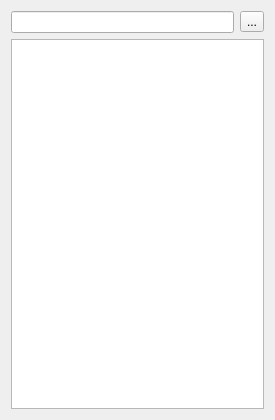
<ui version="4.0" >
 <class>DirectoryViewWidget</class>
 <widget class="QWidget" name="DirectoryViewWidget" >
  <property name="geometry" >
   <rect>
    <x>0</x>
    <y>0</y>
    <width>275</width>
    <height>420</height>
   </rect>
  </property>
  <property name="windowTitle" >
   <string>Form</string>
  </property>
  <layout class="QGridLayout" >
   <item row="0" column="0" >
    <widget class="QLineEdit" name="m_dirLineEdit" />
   </item>
   <item row="0" column="1" >
    <widget class="QToolButton" name="m_openButton" >
     <property name="text" >
      <string>...</string>
     </property>
     <property name="icon" >
      <iconset resource="../qosmic.qrc" >:/icons/silk/folder.xpm</iconset>
     </property>
     <property name="iconSize" >
      <size>
       <width>18</width>
       <height>18</height>
      </size>
     </property>
    </widget>
   </item>
   <item row="1" column="0" colspan="2" >
    <widget class="DirectoryListView" name="m_dirListView" />
   </item>
  </layout>
 </widget>
 <customwidgets>
  <customwidget>
   <class>DirectoryListView</class>
   <extends>QListView</extends>
   <header>directorylistview.h</header>
  </customwidget>
 </customwidgets>
 <resources>
  <include location="../qosmic.qrc" />
 </resources>
 <connections/>
</ui>
